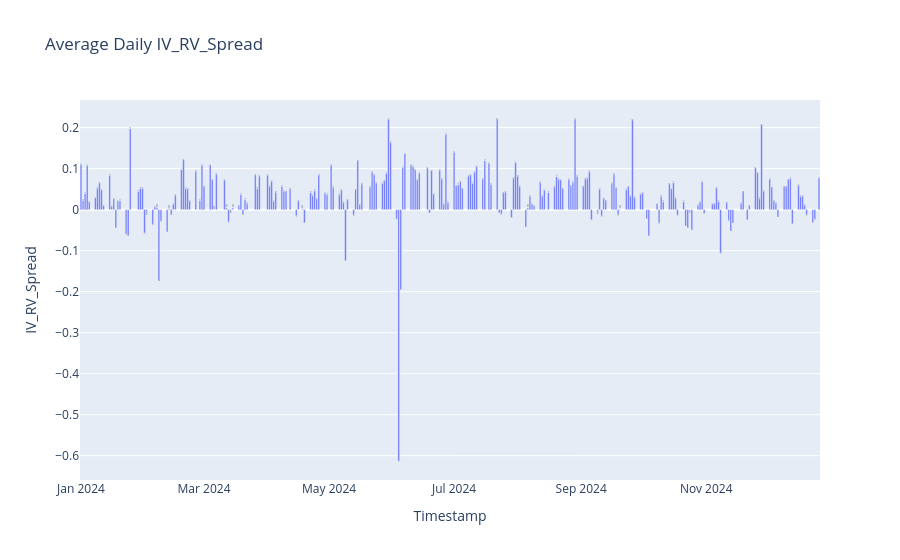

This figure's notebook cell:
### Code cell
# Create a bar chart for IV_Change
fig = px.bar(daily_iv_sprade_df, x=daily_iv_sprade_df.index, y='IV_RV_Spread', title='Average Daily IV_RV_Spread', 
             labels={'Date': 'Date', 'IV_RV_Spread': 'IV_RV_Spread'}, 
             text=round(daily_iv_sprade_df['IV_RV_Spread'], 2))  # Display values on bars
            #  color=daily_iv_sprade_df['IV_RV_Spread'],  # Color based on value
            #  color_continuous_scale='Bluered')

# Show the plot
fig.show()

### Figure 1 — Plotly figure (JSON) as saved in the notebook; plotly's stock layout.template omitted (floating-point values rounded to 4 significant figures; data arrays with more than 128 entries replaced by an {"elided": "..."} marker saying what was removed)
{"data": [{"alignmentgroup": "True", "hovertemplate": "Timestamp=%{x}<br>IV_RV_Spread=%{y}<br>text=%{text}<extra></extra>", "legendgroup": "", "marker": {"color": "#636efa", "pattern": {"shape": ""}}, "name": "", "offsetgroup": "", "orientation": "v", "showlegend": false, "text": {"elided": "241 float values"}, "textposition": "auto", "type": "bar", "x": {"elided": "241 str values"}, "xaxis": "x", "y": {"elided": "241 float values"}, "yaxis": "y"}], "layout": {"barmode": "relative", "legend": {"tracegroupgap": 0}, "title": {"text": "Average Daily IV_RV_Spread"}, "xaxis": {"anchor": "y", "domain": [0, 1], "title": {"text": "Timestamp"}}, "yaxis": {"anchor": "x", "domain": [0, 1], "title": {"text": "IV_RV_Spread"}}}}
